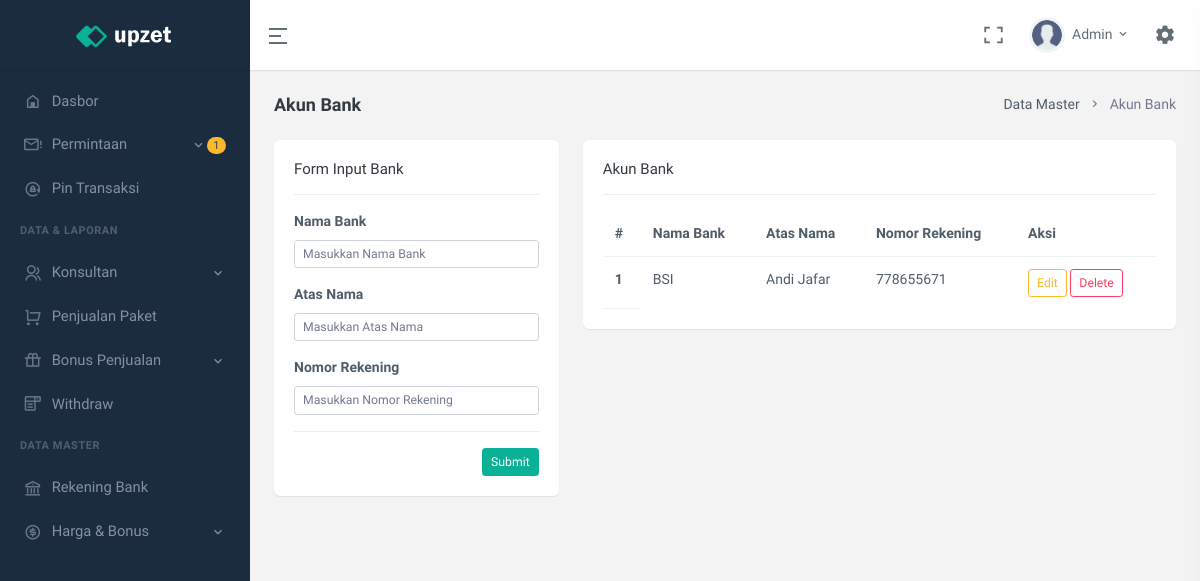
The app's page /akun-bank-admin.php (signed in) with its own data.
### tables this page shows
CREATE TABLE `user` (
  `id` int(11) UNSIGNED NOT NULL,
  `code_referral` varchar(7) NOT NULL,
  `email` varchar(250) NOT NULL,
  `name` varchar(25) NOT NULL,
  `no_telpn` varchar(25) NOT NULL,
  `password` text NOT NULL,
  `role_user` enum('ADMIN','OWNER','KONSULTAN') NOT NULL DEFAULT 'KONSULTAN',
  `upline` varchar(7) NOT NULL DEFAULT 'ADMIN',
  `status` enum('AKTIF','TIDAK AKTIF') NOT NULL DEFAULT 'TIDAK AKTIF',
  `join_date` datetime NOT NULL
);

CREATE TABLE `data_bank_admin` (
  `id` int(11) UNSIGNED NOT NULL,
  `nama_bank` varchar(150) NOT NULL,
  `atas_nama` varchar(250) NOT NULL,
  `no_rek` text NOT NULL
);

### modal/ConnectionsClass.php (called while the page is built, shortened)
<?php
class ConnectionsClass{
    private $servername = "localhost";
    private $username = "root";
    private $password = "";
    private $dbname = "nrj_tour";
    protected function dbConn(){
        $connect = new mysqli($this->servername, $this->username, $this->password, $this->dbname);
        if($connect){
            return $connect;
        }
    }
    protected function dbCheck(?string $tableName = null){
        $sql = "SHOW TABLES LIKE '" . $tableName . "'";
        $exe = $this->dbConn()->query($sql);
        $result = $exe->num_rows;
        return $result;
    }
}
?>

### modal/userClass.php (called while the page is built, shortened)
<?php
class userClass extends ConnectionsClass{
    private $table_name = "user";
    public function __construct(){
        if($this->dbCheck($this->table_name) == 0){
            $sql = "CREATE TABLE " . $this->table_name . " (
                id INT(11) UNSIGNED AUTO_INCREMENT PRIMARY KEY,
                code_referral VARCHAR(7) NOT NULL UNIQUE,
                email VARCHAR(250) NOT NULL UNIQUE,
                name VARCHAR(25) NOT NULL,
                no_telpn VARCHAR(25) NOT NULL UNIQUE,
                password TEXT NOT NULL,
                role_user ENUM('ADMIN','OWNER','KONSULTAN') NOT NULL DEFAULT 'KONSULTAN',
                upline VARCHAR(7) NOT NULL DEFAULT 'ADMIN',
                status ENUM('AKTIF','TIDAK AKTIF') NOT NULL DEFAULT 'TIDAK AKTIF',
                join_date DATETIME NOT NULL
            )";
            $this->dbConn()->query($sql);
            $this->dbConn()->close();
        }
    }
    public function selectUser(?string $param = null, ?string $key1 = null, ?string $key2 = null, ?string $key3 = null, ?string $key4 = null){
        if($param == "oneCondition"){
            $sql = "SELECT * FROM " . $this->table_name . " WHERE " . $key1 . " = '" . $key2 . "' ORDER BY join_date DESC";
        }elseif($param == "checkForUpdate"){
            $sql = "SELECT * FROM " . $this->table_name . " WHERE " . $key1 . " = '" . $key2 . "' AND code_referral <> '" . $key3 . "'";
        }
        $exe = $this->dbConn()->query($sql);
        while($rows = $exe->fetch_assoc()){
            $data[] = $rows;
        }
        $result["data"] = $data;
        $result["nums"] = $exe->num_rows;
        return $result;
    }
}
?>

### config/userLogin.php (called while the page is built, shortened)
<?php
$userClass = new userClass();
$dataLogin = $userClass->selectUser("oneCondition","code_referral",$_SESSION['id_nrjtour']);
foreach($dataLogin['data'] as $row){
    $name = $row['name'];
    $role_user = $row['role_user'];
}
?>

### modal/withdrawClass.php (called while the page is built, shortened)
<?php
class withdrawClass extends ConnectionsClass{
    private $table_name = "withdraw";
    public function __construct(){
        if($this->dbCheck($this->table_name) == 0){
            $sql = "CREATE TABLE " . $this->table_name . " (
                id INT(11) UNSIGNED AUTO_INCREMENT PRIMARY KEY,
                code_referral VARCHAR(7) NOT NULL,
                nominal DOUBLE NOT NULL,
                status ENUM('PENDING','DITOLAK','SUCCESS') NOT NULL DEFAULT 'PENDING',
                date DATETIME NOT NULL
            )";
            $this->dbConn()->query($sql);
            $this->dbConn()->close();
        }
    }
    public function selectWithdraw(?string $param = null, ?string $key1 = null, ?string $key2 = null){
        if($param == "oneCondition"){
            $sql = "SELECT * FROM " . $this->table_name . " WHERE " . $key1 . " = '" . $key2 . "' ORDER BY date DESC";
        }else{
            $sql = "SELECT * FROM " . $this->table_name . " ORDER BY date DESC";
        }
        $exe = $this->dbConn()->query($sql);
        $result["data"] = $data;
        $result["nums"] = $exe->num_rows;
        return $result;
    }
}
?>

### modal/dataPenjualanClass.php (called while the page is built, shortened)
<?php
class dataPenjualanClass extends ConnectionsClass{
    private $table_name = "data_penjualan";
    public function selectDataPenjualan(?string $param = null, ?string $key1 = null, ?string $key2 = null, ?string $key3 = null, ?string $key4 = null){
        if($param == "oneCondition"){
            $sql = "SELECT * FROM " . $this->table_name . " WHERE " . $key1 . " = '" . $key2 . "' ORDER BY date DESC";
        }elseif($param == "dateUser"){
            $sql = "SELECT * FROM " . $this->table_name . " WHERE perekrut = '" . $key1 . "' AND (date >= '" . $key2 . " 00:00:00' AND date <= '" . $key3 . " 23:59:59') ORDER BY date DESC LIMIT 1";
        }elseif($param == "dateKonsultan"){
            $sql = "SELECT * FROM " . $this->table_name . " WHERE perekrut = '" . $key1 . "' AND (date >= '" . $key2 . " 00:00:00' AND date <= '" . $key3 . " 23:59:59') ORDER BY date DESC";
        }elseif($param == "date"){
            $sql = "SELECT * FROM " . $this->table_name . " WHERE date >= '" . $key1 . " 00:00:00' AND date <= '" . $key2 . " 23:59:59' ORDER BY date DESC";
        }else{
            $sql = "SELECT * FROM " . $this->table_name . " ORDER BY date DESC";
        }
        $exe = $this->dbConn()->query($sql);
        while($rows = $exe->fetch_assoc()){
            $data[] = $rows;
        }
        $result["data"] = $data;
        $result["nums"] = $exe->num_rows;
        return $result;
    }
}
?>

### modal/dataBankClass.php (called while the page is built, shortened)
<?php
class dataBankClass extends ConnectionsClass{
    private $table_name = "data_bank_admin";
    public function selectDataBank(?string $param = null, ?string $key1 = null, ?string $key2 = null, ?string $key3 = null, ?string $key4 = null){
        if($param == "allData"){
            $sql = "SELECT * FROM " . $this->table_name;
        }elseif($param == "idData"){
            $sql = "SELECT * FROM " . $this->table_name . " WHERE id = '" . $key1 . "' ORDER BY id DESC";
        }elseif($param == "checkUpdate"){
            $sql = "SELECT id FROM " . $this->table_name . " WHERE nama_bank = '" . $key1 . "' AND atas_nama = '" . $key2 . "' AND no_rek = '" . $key3 . "' AND id <> '" . $key4 . "'";
        }elseif($param == "checkInsert"){
            $sql = "SELECT id FROM " . $this->table_name . " WHERE nama_bank = '" . $key1 . "' AND atas_nama = '" . $key2 . "' AND no_rek = '" . $key3 . "'";
        }
        $exe = $this->dbConn()->query($sql);
        while($rows = $exe->fetch_assoc()){
            $data[] = $rows;
        }
        $result["data"] = $data;
        $result["nums"] = $exe->num_rows;
        return $result;
    }
}
?>

### config/akunBankAdminConfig.php (the view, shortened to what this page needs)
<?php
$dataBankClass = new dataBankClass();
function dataTable(){
    global $dataBankClass;
    $num = 1;
    $dataTable = $dataBankClass->selectDataBank("allData");
    foreach($dataTable['data'] as $row){
        echo '<tr>
                <th scope="row">' . $num++ . '</th>
                <td>' . $row['nama_bank'] . '</td>
                <td>' . $row['atas_nama'] . '</td>
                <td>' . $row['no_rek'] . '</td>
                <td>
                    <a href="akun-bank-admin?id=' . $row['id'] . '&param=edit" class="btn btn-outline-warning btn-sm">Edit</a>
                    <a href="akun-bank-admin?id=' . $row['id'] . '&param=delete" class="btn btn-outline-danger btn-sm">Delete</a>
                </td>
            </tr>';
    }
}
?>

### partial/topBar.php (shortened to what this page needs)
<header id="page-topbar">
    <div class="navbar-header">
        <div class="d-flex">
            <div class="navbar-brand-box text-center">
                <a href="index.html" class="logo logo-light">
                    <span class="logo-lg">
                        <img src="assets/images/logo-light.png" alt="logo-light" height="24">
                    </span>
                </a>
            </div>
            <button type="button" class="btn btn-sm px-3 font-size-24 header-item waves-effect" id="vertical-menu-btn">
                <i class="ri-menu-2-line align-middle"></i>
            </button>
        </div>
        <div class="d-flex">
            <div class="dropdown d-none d-lg-inline-block ms-1">
                <button type="button" class="btn header-item noti-icon waves-effect" data-toggle="fullscreen">
                    <i class="ri-fullscreen-line"></i>
                </button>
            </div>
            <div class="dropdown d-inline-block user-dropdown">
                <button type="button" class="btn header-item waves-effect" id="page-header-user-dropdown"
                    data-bs-toggle="dropdown" aria-haspopup="true" aria-expanded="false">
                    <img class="rounded-circle header-profile-user" src="assets/images/users/avatar-2.png"
                        alt="Header Avatar">
                    <span class="d-none d-xl-inline-block ms-1"><?= explode(" ",$name)[0] ?></span>
                    <i class="mdi mdi-chevron-down d-none d-xl-inline-block"></i>
                </button>
            </div>
            <div class="dropdown d-inline-block">
                <button type="button" class="btn header-item noti-icon right-bar-toggle waves-effect">
                    <i class="mdi mdi-cog"></i>
                </button>
            </div>
        </div>
    </div>
</header>

### partial/sideBar.php (shortened to what this page needs)
<?php
    $dataPenjualanClass = new dataPenjualanClass();
    $withdrawClass = new withdrawClass();
?>
<div class="vertical-menu">
    <div data-simplebar class="h-100">
        <div id="sidebar-menu">
            <ul class="metismenu list-unstyled" id="side-menu">
                <li>
                    <a href="dasbor" class="waves-effect">
                        <i class="mdi mdi-home-variant-outline"></i>
                        <span>Dasbor</span>
                    </a>
                </li>
                <?php
                    if($role_user == "ADMIN"){
                        $dataNotif = $dataPenjualanClass->selectDataPenjualan("all");
                        $orderNumPendingNotif = 0;
                        $orderNumPendingPelunansanNotif = 0;
                        foreach($dataNotif['data'] as $row){
                            if($row['status'] == "PENDING"){
                                $orderNumPendingNotif += 1;
                            }elseif($row['status'] == "MENUNGGU KONFIRMASI PELUNASAN"){
                                $orderNumPendingPelunansanNotif += 1;
                            }
                        }
                        $dataWd = $withdrawClass->selectWithdraw("oneCondition", "status", "PENDING");
                        $wdnUMPending = $dataWd['nums'];
                ?>
                    <li>
                        <a href="javascript: void(0);" class="has-arrow waves-effect">
                            <i class="mdi mdi-email-alert-outline"></i>
                            <?php if($orderNumPendingNotif + $orderNumPendingPelunansanNotif + $wdnUMPending > 0){ ?>
                                <span class="badge rounded-pill bg-warning text-dark float-end"><?= $orderNumPendingNotif + $orderNumPendingPelunansanNotif + $wdnUMPending ?></span>
                            <?php } ?>
                            <span>Permintaan</span>
                        </a>
                    </li>
                    <li>
                        <a href="pin-transaksi" class="waves-effect">
                            <i class="ri-rotate-lock-line"></i>
                            <span>Pin Transaksi</span>
                        </a>
                    </li>
                    <li class="menu-title">Data & Laporan</li>
                    <li>
                        <a href="javascript: void(0);" class="has-arrow waves-effect">
                            <i class="ri-group-line"></i>
                            <span>Konsultan</span>
                        </a>
                    </li>
                    <li>
                        <a href="penjualan-paket" class="waves-effect">
                            <i class=" ri-shopping-cart-line"></i>
                            <span>Penjualan Paket</span>
                        </a>
                    </li>
                    <li>
                        <a href="javascript: void(0);" class="has-arrow waves-effect">
                            <i class="ri-gift-line"></i>
                            <span>Bonus Penjualan</span>
                        </a>
                    </li>
                    <li>
                        <a href="withdraw" class="waves-effect">
                            <i class="mdi mdi-form-dropdown"></i>
                            <span>Withdraw</span>
                        </a>
                    </li>
                    <li class="menu-title">Data Master</li>
                    <li>
                        <a href="akun-bank-admin" class="waves-effect">
                            <i class="ri-bank-line"></i>
                            <span>Rekening Bank</span>
                        </a>
                    </li>
                    <li>
                        <a href="javascript: void(0);" class="has-arrow waves-effect">
                            <i class="ri-money-dollar-circle-line "></i>
                            <span>Harga & Bonus</span>
                        </a>
                    </li>
                <?php } ?>
            </ul>
        </div>
    </div>
</div>

### records on screen
user: name "Admin", role_user "1"
data_bank_admin: nama_bank "BSI", atas_nama "Andi Jafar", no_rek "778655671"
